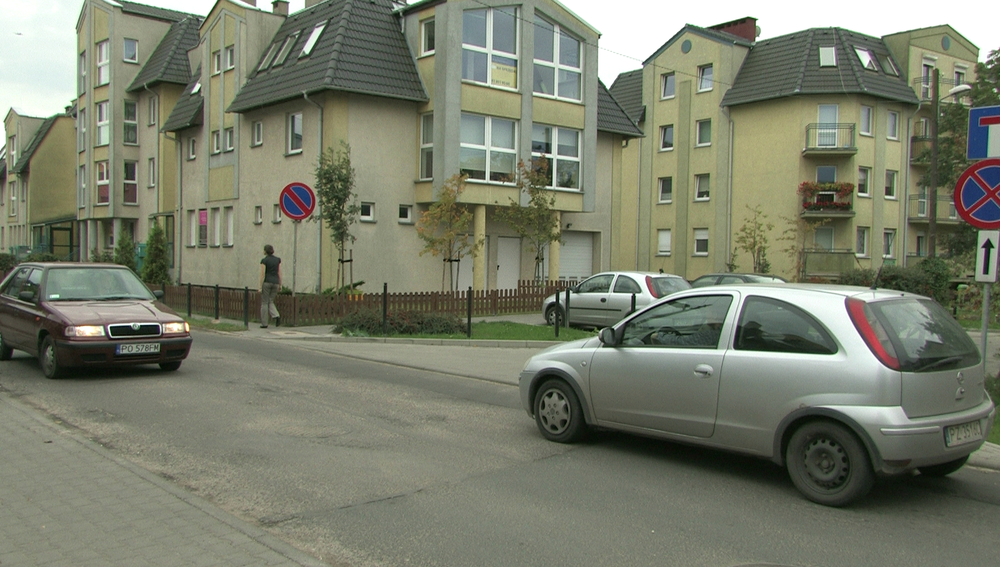
#> input picture LAB1/PST_1920x1088_cam4.png, 1000 x 567 px, shrunk from 1920 x 1088 before the run
$ python source1.py   (older library calls are emulated)
#> lines starting #> are read from the running program, lines starting #| are printed output that depends on the picture; after the words box and inside, x2 and y2 are one past the last pixel; in counts of white or black regions, pixels touching at a corner belong together
import cv2
import numpy as np
# Load image from disk
image_path = 'PST_1920x1088_cam4.png'
img = cv2.imread(image_path)
#> img is the input picture: shape (567, 1000, 3); mean B, G, R 107.6, 125.2, 121
# Convert to grayscale
gray_img = cv2.cvtColor(img, cv2.COLOR_BGR2GRAY)
# Optional: Apply Gaussian Blur to reduce noise
blurred_img = cv2.GaussianBlur(gray_img, (3, 3), 0)
cv2.imshow('Original Image', img)
cv2.imshow('Grayscale Image', blurred_img)
cv2.waitKey(0)
cv2.destroyAllWindows()

# Suppose we have a grayscale image in 'gray_img'
sobel_x = cv2.Sobel(blurred_img, cv2.CV_64F, 1, 0, ksize=5) # x derivative
sobel_y = cv2.Sobel(blurred_img, cv2.CV_64F, 0, 1, ksize=5) # y derivative

# Convert to absolute values and 8-bit
abs_sobel_x = cv2.convertScaleAbs(sobel_x)
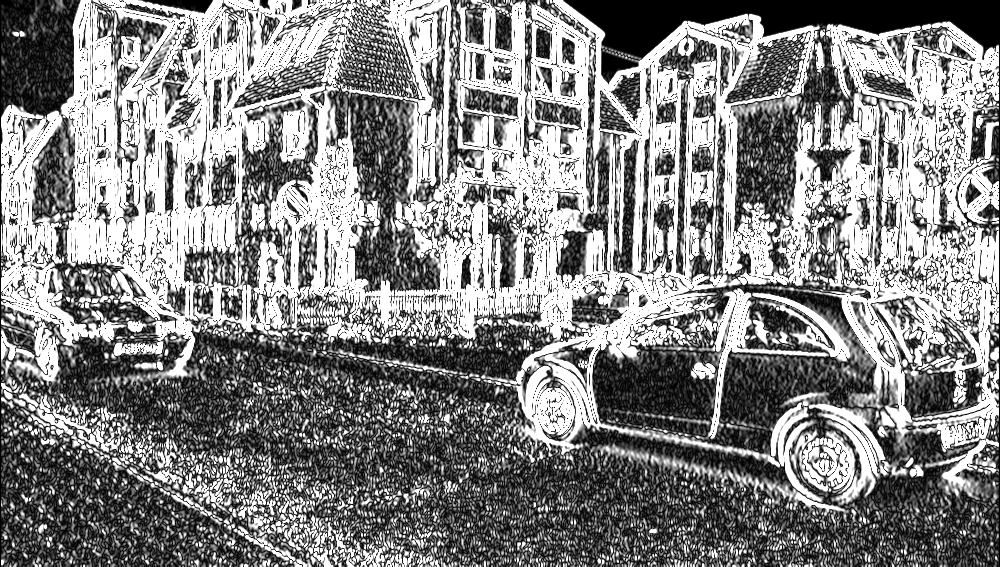
#> abs_sobel_x: shape (567, 1000); min 0, max 255, mean 133.3
abs_sobel_y = cv2.convertScaleAbs(sobel_y)
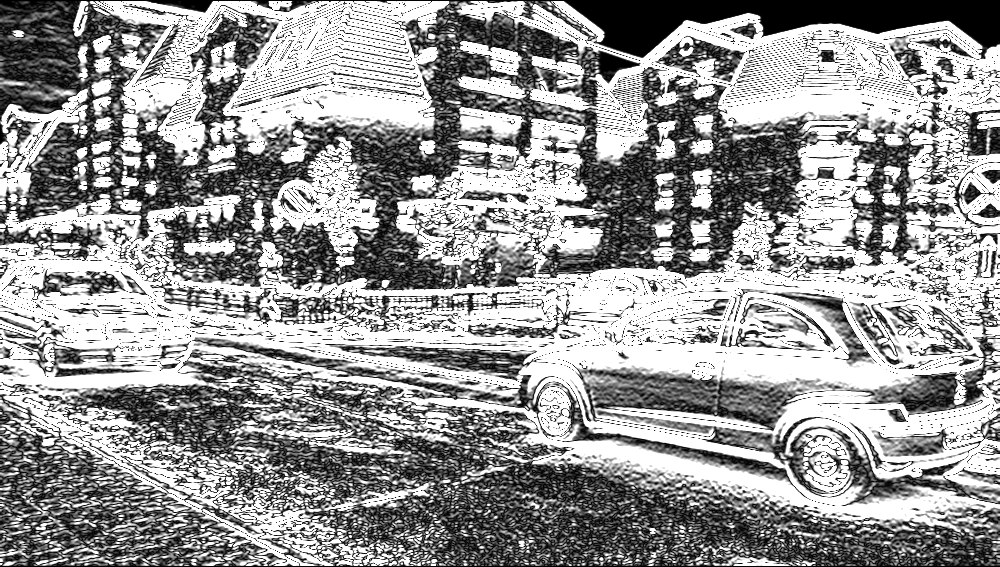
#> abs_sobel_y: shape (567, 1000); min 0, max 255, mean 151.1

# Combine the two directions
sobel_combined = cv2.addWeighted(abs_sobel_x, 0.5, abs_sobel_y, 0.5, 0)
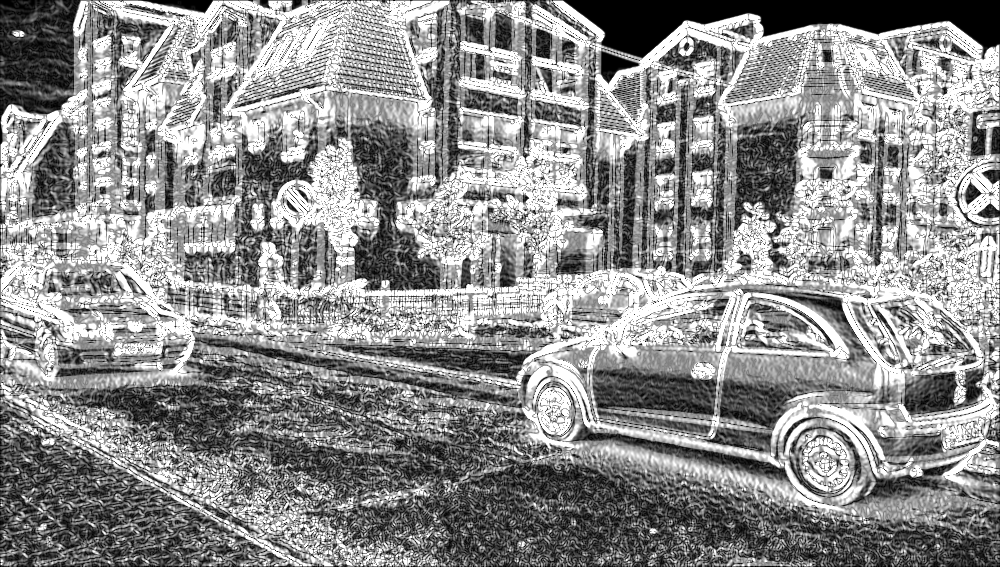
#> sobel_combined: shape (567, 1000); min 0, max 255, mean 142.2

_, thresh_20 = cv2.threshold(sobel_combined, 20, 255, cv2.THRESH_BINARY)
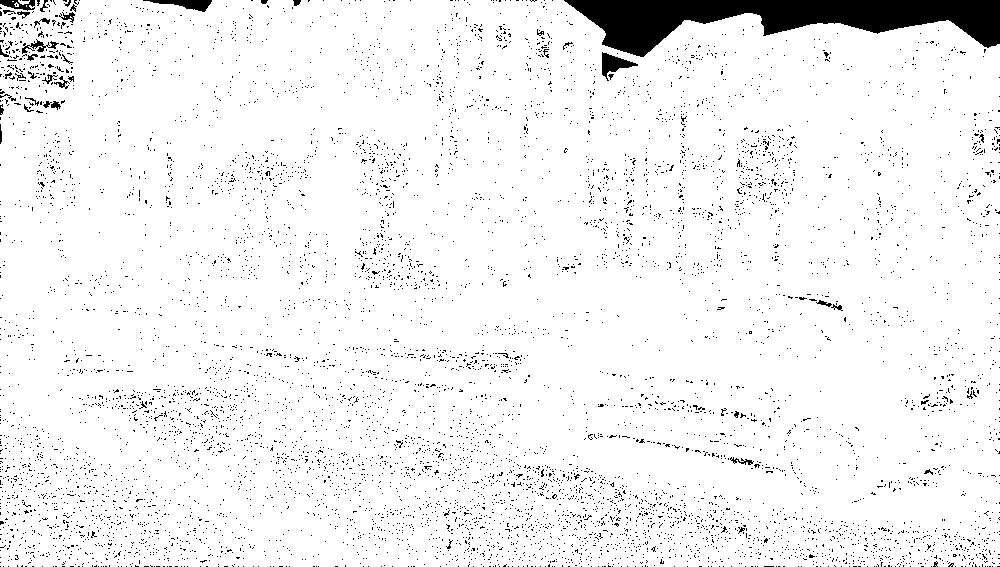
#> thresh_20: shape (567, 1000); 94.9% white; 7389 black regions (7346 under 20 px), largest, box (x1, y1, x2, y2) and area: (564, 0, 1000, 57) 12650, (602, 52, 638, 81) 428, (143, 0, 212, 12) 399
_, thresh_50 = cv2.threshold(sobel_combined, 50, 255, cv2.THRESH_BINARY)
#> thresh_50: shape (567, 1000); 84.8% white; 9946 black regions (9364 under 20 px), largest, box (x1, y1, x2, y2) and area: (563, 0, 1000, 59) 12834, (0, 0, 80, 91) 4689, (535, 464, 665, 528) 1447
_, thresh_100 = cv2.threshold(sobel_combined, 100, 255, cv2.THRESH_BINARY)
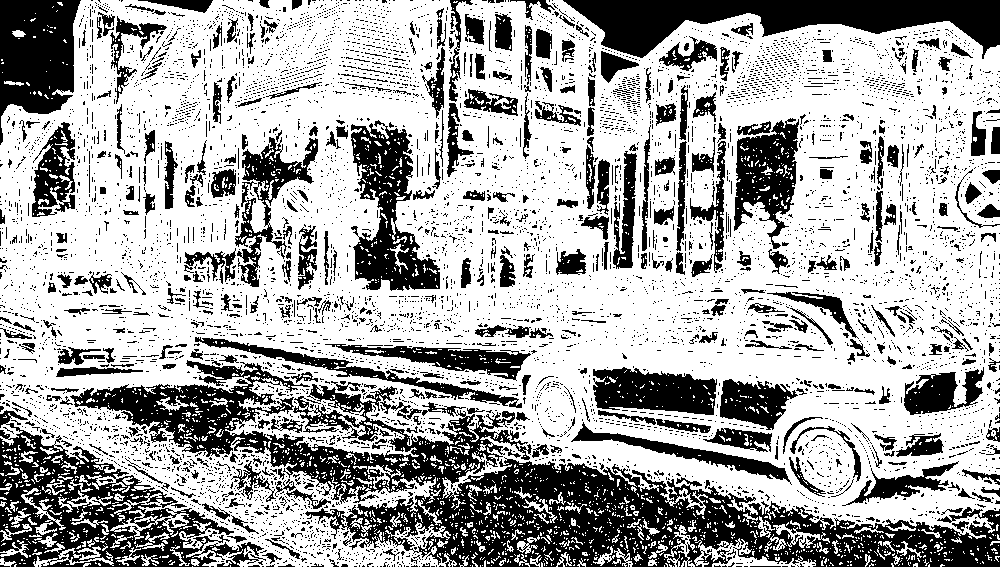
#> thresh_100: shape (567, 1000); 66.3% white; 7054 black regions (6581 under 20 px), largest, box (x1, y1, x2, y2) and area: (70, 360, 1000, 567) 52383, (0, 410, 266, 567) 14818, (563, 0, 1000, 59) 12995

# Show everything together
cv2.imshow('Sobel X', abs_sobel_x)
cv2.imshow('Sobel Y', abs_sobel_y)
cv2.imshow('Sobel Combined', sobel_combined)
cv2.imshow('Threshold 20', thresh_20)
cv2.imshow('Threshold 50', thresh_50)
cv2.imshow('Threshold 100', thresh_100)

cv2.waitKey(0)
cv2.destroyAllWindows()

scharr_x = cv2.Scharr(blurred_img, cv2.CV_64F, 1, 0)
scharr_y = cv2.Scharr(blurred_img, cv2.CV_64F, 0, 1)

abs_scharr_x = cv2.convertScaleAbs(scharr_x)
abs_scharr_y = cv2.convertScaleAbs(scharr_y)

scharr_combined = cv2.addWeighted(abs_scharr_x, 0.5, abs_scharr_y, 0.5, 0)
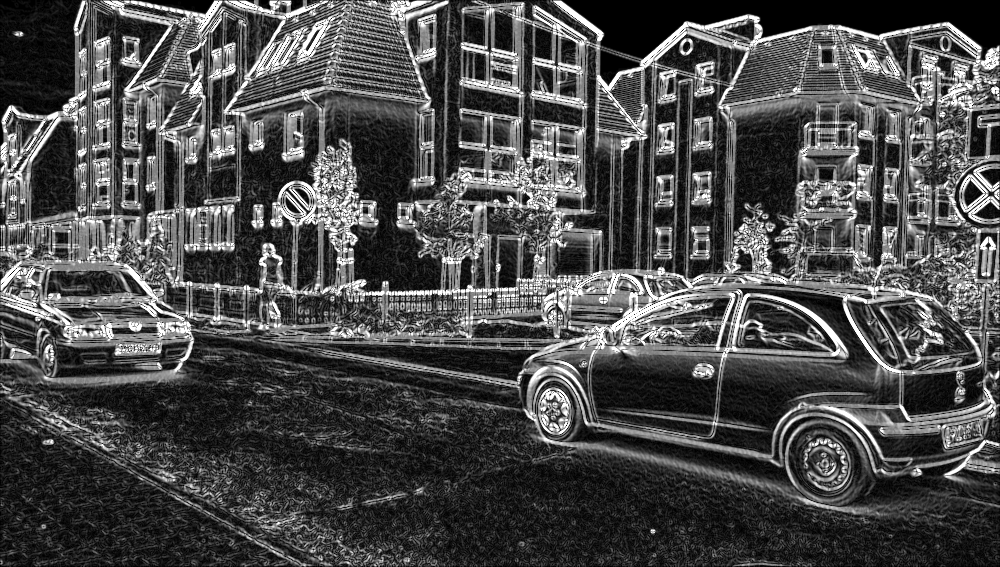
#> scharr_combined: shape (567, 1000); min 0, max 255, mean 75.9

cv2.imshow('Scharr X', abs_scharr_x)
cv2.imshow('Scharr Y', abs_scharr_y)
cv2.imshow('Scharr Combined', scharr_combined)

cv2.waitKey(0)
cv2.destroyAllWindows()

# Define Prewitt kernels
kernel_prewitt_x = np.array([[-1, 0, 1],
                            [-1, 0, 1],
                            [-1, 0, 1]], dtype=np.float32)

kernel_prewitt_y = np.array([[-1, -1, -1],
                            [ 0, 0, 0],
                            [ 1, 1, 1]], dtype=np.float32)

prewitt_x = cv2.filter2D(blurred_img, -1, kernel_prewitt_x)
prewitt_y = cv2.filter2D(blurred_img, -1, kernel_prewitt_y)

prewitt_combined = cv2.addWeighted(prewitt_x, 0.5, prewitt_y, 0.5, 0)
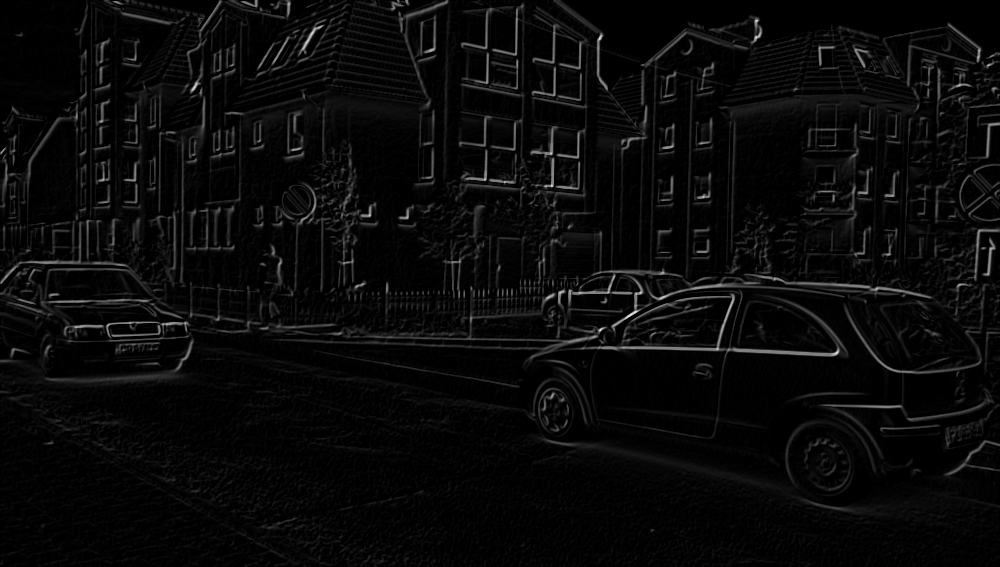
#> prewitt_combined: shape (567, 1000); min 0, max 234, mean 9.5

cv2.imshow('Prewitt X', prewitt_x)
cv2.imshow('Prewitt Y', prewitt_y)
cv2.imshow('Prewitt Combined', prewitt_combined)
cv2.waitKey(0)
cv2.destroyAllWindows()
